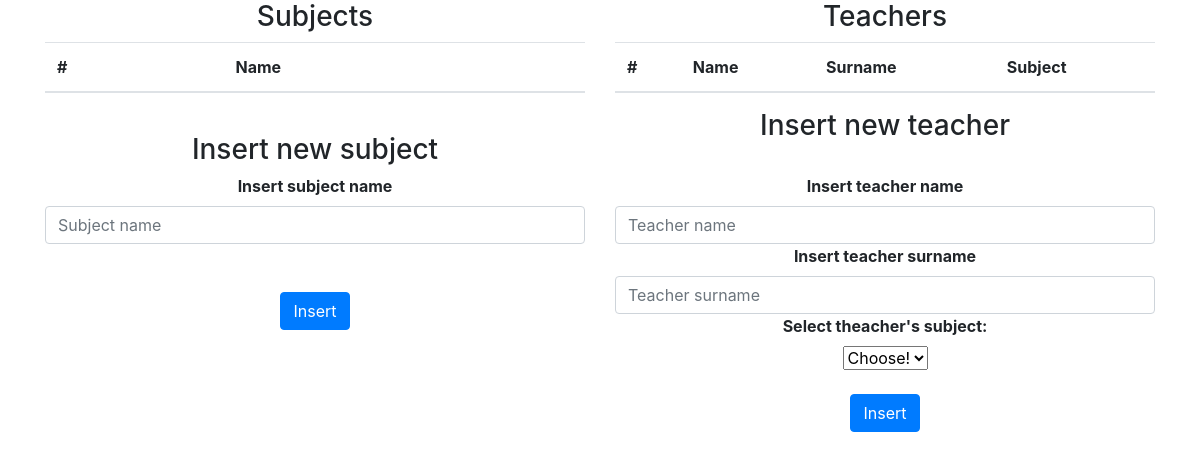
The app's page /adminpage2.php, older data.
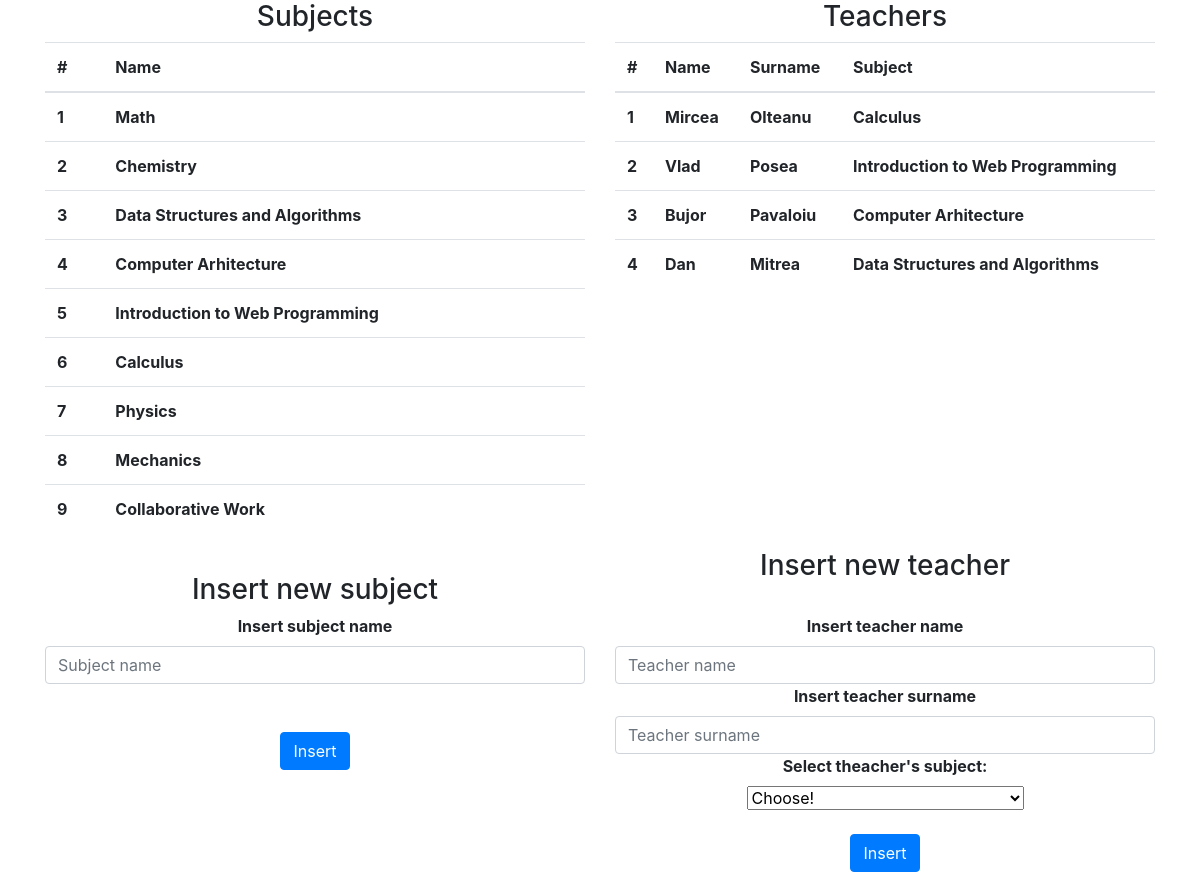
The same page, newer data.
### tables this page shows
CREATE TABLE `subjects` (
  `id` int(11) NOT NULL,
  `name` varchar(255) NOT NULL
);

CREATE TABLE `teachers` (
  `id` int(11) NOT NULL,
  `username` varchar(255) NOT NULL,
  `password` varchar(255) NOT NULL,
  `name` varchar(255) NOT NULL,
  `surname` varchar(255) NOT NULL,
  `subject` int(11) DEFAULT NULL,
  `email` varchar(255) NOT NULL
);

### adminpage2.php (the view, shortened to what this page needs)
<?php
	require 'connection.php';
?>
<!doctype html>
<html lang="en">
	<head>
	    <link rel="stylesheet" href="css/bootstrap.css">
	    <link rel="stylesheet" href="css/styles.css">
  	</head>
  	<body>
  		<div class="container">
        <div class="row">
          <div class="col-md-6">
            <h3 style="text-align:center;">Subjects</h3>
            <form method="POST" action="<?php echo htmlspecialchars($_SERVER["PHP_SELF"]); ?>">
            <table class="table">
              <thead>
                <tr>
                  <th>#</th>
                  <th>Name</th>
                </tr>
              </thead>
              <tbody>
              <?php
                $cnt=1;
                $sql = "SELECT * FROM subjects";
                $result = $conn -> query($sql);
                while($row = $result -> fetch_assoc()):?>
                    <tr>
                      <th scope="row"><?php echo $cnt++; ?></th>
                      <th id="name<?php echo $row["idgrupa"];?>"><?php echo $row["name"];?></th>
                    </tr>
                <?php endwhile;?>
            </table>
            </form>
          </div>
          <div class="col-md-6">
            <h3 style="text-align:center;"> Teachers </h3>
            <form method="POST" action="<?php echo htmlspecialchars($_SERVER["PHP_SELF"]); ?>">
            <table class="table">
              <thead>
                <tr>
                  <th>#</th>
                  <th>Name</th>
                  <th>Surname</th>
                  <th>Subject</th>
                </tr>
              </thead>
              <tbody>
              <?php
                $cnt=1;
                $sql = "SELECT t.id as idteacher, t.name as teacherName, t.surname, t.subject, s.id, s.name as subjectName FROM teachers t, subjects s WHERE t.subject=s.id";
                $result = $conn -> query($sql);
                while($row = $result -> fetch_assoc()):?>
                    <tr>
                      <th scope="row"><?php echo $cnt++; ?></th>
                      <th id="name<?php echo $row["idteacher"];?>"><?php echo $row["teacherName"];?></th>
                      <th id="surname<?php echo $row["idteacher"];?>"><?php echo $row["surname"];?></th>
                      <th id="subject<?php echo $row["idteacher"];?>"><?php echo $row["subjectName"];?></th>
                    </tr>
                <?php endwhile;?>
            </table>
            </form>
        </div>
      </div>
  		<div class="row">
  			<div class="col-md-6">
          <br>
  				<h3 style="text-align:center;"> Insert new subject </h3>
  			</div>
  			<div class="col-md-6">
          <h3 style="text-align:center;"> Insert new teacher </h3>
  			</div>
  		</div>
  		<div class="row">
  			<div class="col-md-6">
  				<form method="POST"  class="form form-login">
  					<label for="subject"><b>Insert subject name</b></label>
  					<input class="form-control" type="text" name="subject" placeholder="Subject name">
            <br>
            <br>
  					<button name="insertsubject" class="btn btn-primary">Insert</button>
  				</form>
          <br>
  			</div>
  			<div class="col-md-6">
          <form method="POST"  class="form form-login">
            <label for="teacher"><b>Insert teacher name</b></label>
            <input class="form-control" type="text" name="teacher_name" placeholder="Teacher name">
            <label for="teacher"><b>Insert teacher surname</b></label>
            <input class="form-control" type="text" name="teacher_surname" placeholder="Teacher surname">
            <label for="teacher"><b>Select theacher's subject:</b></label> <br>
              <select name='teacher_subject'>
                <option value="">Choose!</option>
            </select>
            <br>
            <br>
            <button name="insertteacher" class="btn btn-primary">Insert</button>
          </form>
  			</div>
  		</div>
    </div>
  	</body>
</html>

### css/styles.css (style rules this page uses)
.form-login { text-align: center; }

Row changes from the older to the newer data that the page shows:
added subjects: name "Math"
added subjects: name "Chemistry"
added subjects: name "Data Structures and Algorithms"
added subjects: name "Computer Arhitecture"
added subjects: name "Introduction to Web Programming"
added subjects: name "Calculus"
added subjects: name "Physics"
added subjects: name "Mechanics"
added subjects: name "Collaborative Work"
now on this page (row edited): teachers: name "Mircea", surname "Olteanu", subjects.name "Calculus"
added teachers: name "Vlad", surname "Posea", subjects.name "Introduction to Web Programming"
added teachers: name "Bujor", surname "Pavaloiu", subjects.name "Computer Arhitecture"
added teachers: name "Dan", surname "Mitrea", subjects.name "Data Structures and Algorithms"
